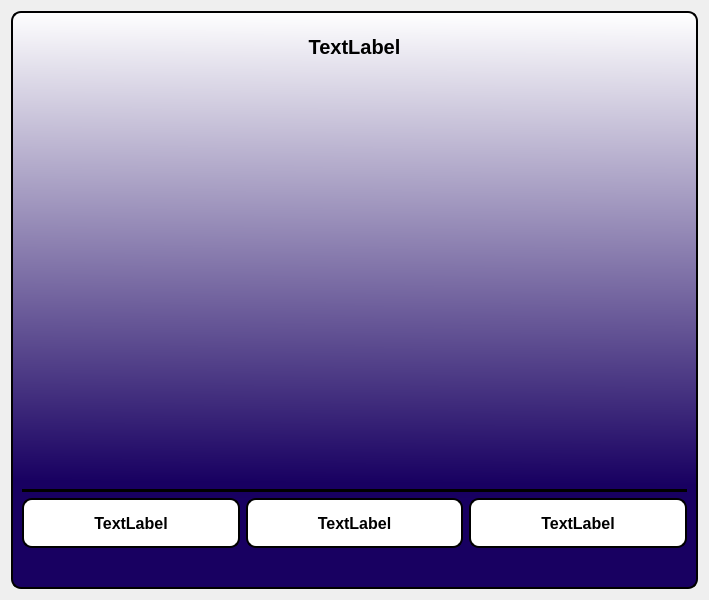
<?xml version="1.0" encoding="UTF-8"?>
<ui version="4.0">
 <class>VC</class>
 <widget class="QWidget" name="VC">
  <property name="geometry">
   <rect>
    <x>0</x>
    <y>0</y>
    <width>709</width>
    <height>600</height>
   </rect>
  </property>
  <property name="maximumSize">
   <size>
    <width>100000</width>
    <height>100000</height>
   </size>
  </property>
  <property name="windowTitle">
   <string>Form</string>
  </property>
  <layout class="QVBoxLayout" name="verticalLayout">
   <item>
    <widget class="QFrame" name="VCframe">
     <property name="styleSheet">
      <string notr="true">border:2px solid black;
border-radius: 10px;
background-color: qlineargradient(spread:pad, x1:0.5, y1:0.818182, x2:0.506, y2:0, stop:0 rgba(24, 0, 97, 255), stop:1 rgba(255, 255, 255, 255));</string>
     </property>
     <property name="frameShape">
      <enum>QFrame::StyledPanel</enum>
     </property>
     <property name="frameShadow">
      <enum>QFrame::Raised</enum>
     </property>
     <layout class="QGridLayout" name="gridLayout">
      <item row="6" column="2">
       <widget class="QLabel" name="Suggestion_3">
        <property name="minimumSize">
         <size>
          <width>0</width>
          <height>50</height>
         </size>
        </property>
        <property name="font">
         <font>
          <family>Tahoma</family>
          <pointsize>12</pointsize>
          <bold>true</bold>
         </font>
        </property>
        <property name="styleSheet">
         <string notr="true">background-color: rgb(255, 255, 255);</string>
        </property>
        <property name="text">
         <string>TextLabel</string>
        </property>
        <property name="alignment">
         <set>Qt::AlignCenter</set>
        </property>
        <property name="margin">
         <number>10</number>
        </property>
       </widget>
      </item>
      <item row="6" column="0">
       <widget class="QLabel" name="Suggestion_1">
        <property name="minimumSize">
         <size>
          <width>0</width>
          <height>50</height>
         </size>
        </property>
        <property name="font">
         <font>
          <family>Tahoma</family>
          <pointsize>12</pointsize>
          <bold>true</bold>
         </font>
        </property>
        <property name="styleSheet">
         <string notr="true">background-color: rgb(255, 255, 255);</string>
        </property>
        <property name="text">
         <string>TextLabel</string>
        </property>
        <property name="alignment">
         <set>Qt::AlignCenter</set>
        </property>
        <property name="margin">
         <number>10</number>
        </property>
       </widget>
      </item>
      <item row="0" column="1">
       <widget class="QLabel" name="UsernameLabel">
        <property name="minimumSize">
         <size>
          <width>0</width>
          <height>50</height>
         </size>
        </property>
        <property name="font">
         <font>
          <family>Tahoma</family>
          <pointsize>15</pointsize>
          <bold>true</bold>
         </font>
        </property>
        <property name="styleSheet">
         <string notr="true">background-color: transparent;
border:none;
</string>
        </property>
        <property name="text">
         <string>TextLabel</string>
        </property>
        <property name="alignment">
         <set>Qt::AlignCenter</set>
        </property>
       </widget>
      </item>
      <item row="8" column="1">
       <spacer name="verticalSpacer_2">
        <property name="orientation">
         <enum>Qt::Vertical</enum>
        </property>
        <property name="sizeType">
         <enum>QSizePolicy::Fixed</enum>
        </property>
        <property name="sizeHint" stdset="0">
         <size>
          <width>20</width>
          <height>30</height>
         </size>
        </property>
       </spacer>
      </item>
      <item row="2" column="1">
       <widget class="QPushButton" name="pushToTalkBtn">
        <property name="minimumSize">
         <size>
          <width>0</width>
          <height>50</height>
         </size>
        </property>
        <property name="cursor">
         <cursorShape>PointingHandCursor</cursorShape>
        </property>
        <property name="styleSheet">
         <string notr="true">background-color: transparent;
border: none;</string>
        </property>
        <property name="text">
         <string/>
        </property>
        <property name="icon">
         <iconset resource="resources.qrc">
          <normaloff>:/Icons/Icons/microphone-icon.svg</normaloff>
          <activeon>:/Icons/Icons/waveform-icon.svg</activeon>
          <selectedon>:/Icons/Icons/waveform-icon.svg</selectedon>:/Icons/Icons/microphone-icon.svg</iconset>
        </property>
        <property name="iconSize">
         <size>
          <width>60</width>
          <height>80</height>
         </size>
        </property>
        <property name="checkable">
         <bool>true</bool>
        </property>
       </widget>
      </item>
      <item row="1" column="1">
       <spacer name="verticalSpacer">
        <property name="orientation">
         <enum>Qt::Vertical</enum>
        </property>
        <property name="sizeHint" stdset="0">
         <size>
          <width>20</width>
          <height>40</height>
         </size>
        </property>
       </spacer>
      </item>
      <item row="6" column="1">
       <widget class="QLabel" name="Suggestion_2">
        <property name="minimumSize">
         <size>
          <width>0</width>
          <height>50</height>
         </size>
        </property>
        <property name="font">
         <font>
          <family>Tahoma</family>
          <pointsize>12</pointsize>
          <bold>true</bold>
         </font>
        </property>
        <property name="styleSheet">
         <string notr="true">background-color: rgb(255, 255, 255);</string>
        </property>
        <property name="text">
         <string>TextLabel</string>
        </property>
        <property name="alignment">
         <set>Qt::AlignCenter</set>
        </property>
        <property name="margin">
         <number>10</number>
        </property>
       </widget>
      </item>
      <item row="4" column="0" rowspan="2" colspan="3">
       <widget class="Line" name="line">
        <property name="orientation">
         <enum>Qt::Horizontal</enum>
        </property>
       </widget>
      </item>
      <item row="3" column="1">
       <spacer name="verticalSpacer_3">
        <property name="orientation">
         <enum>Qt::Vertical</enum>
        </property>
        <property name="sizeHint" stdset="0">
         <size>
          <width>20</width>
          <height>40</height>
         </size>
        </property>
       </spacer>
      </item>
     </layout>
    </widget>
   </item>
  </layout>
 </widget>
 <resources>
  <include location="resources.qrc"/>
 </resources>
 <connections/>
</ui>
